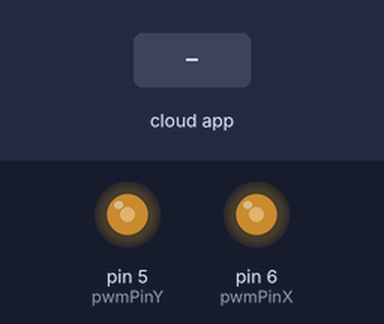
A sketch run on a simulated Arduino Uno, built with avr-gcc and run on an emulated ATmega328P. Parts: output pins drawn as LEDs (lit = HIGH). Inputs (shaded band) come from the test bench. The ROS host is connected and sends only what is stated.

Above: at 1.2 s.
1.3 s: the phone or cloud app sets channel_x to 0
At 2.5 s:
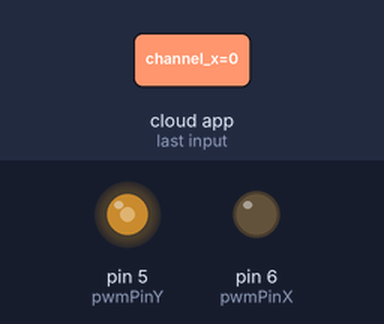
2.8 s: the phone or cloud app sets channel_y to 0
At 3.7 s:
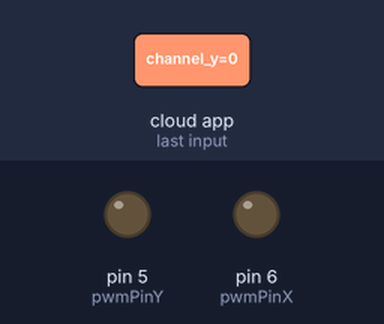
4.3 s: the phone or cloud app sets channel_x to 45
At 4.9 s:
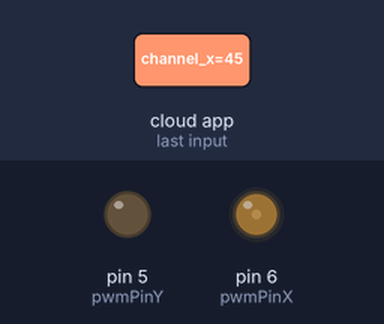
5.8 s: the phone or cloud app sets channel_y to 45
At 7.0 s:
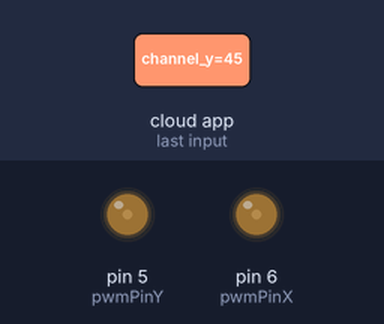
7.3 s: the phone or cloud app sets channel_x to 90
At 8.4 s:
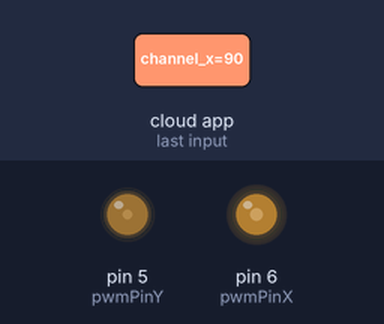
8.8 s: the phone or cloud app sets channel_y to 90
At 9.5 s:
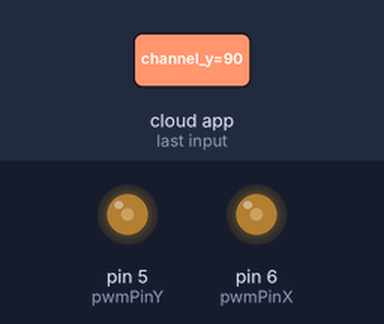
Timing chart, 0 to 11.3 s (numbered marks = the images above; inputs shaded):
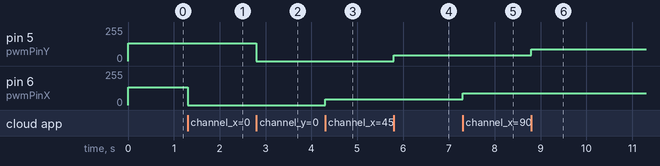

Measured:
- after the input at 1.3 s, pin 6 (pwmPinX): 135/255 → 0/255 at once
- after the input at 2.8 s, pin 5 (pwmPinY): 135/255 → 0/255 at once
- after the input at 4.3 s, pin 6 (pwmPinX): 0/255 → 45/255 at once
- after the input at 5.8 s, pin 5 (pwmPinY): 0/255 → 45/255 at once
- after the input at 7.3 s, pin 6 (pwmPinX): 45/255 → 90/255 at once
- after the input at 8.8 s, pin 5 (pwmPinY): 45/255 → 90/255 at once

The sketch:

moving.ino
```cpp
#include <ros.h>
#include <std_msgs/Int16.h>

#define pwmPinY 5
#define pwmPinX 6
#define stopped 135

void getDirectionFromTopicX(const std_msgs::Int16 &pwm)
{
  moveX(pwm.data);
}

void getDirectionFromTopicY(const std_msgs::Int16 &pwm)
{
  moveY(pwm.data);
}

ros::NodeHandle node;
ros::Subscriber<std_msgs::Int16> movement_x("channel_x", &getDirectionFromTopicX);
ros::Subscriber<std_msgs::Int16> movement_y("channel_y", &getDirectionFromTopicY);

void setup()
{
  Serial.begin(9600);
  pinMode(pwmPinY, OUTPUT);
  pinMode(pwmPinX, OUTPUT);
  analogWrite(pwmPinY, stopped);
  analogWrite(pwmPinX, stopped);
  node.initNode();
  node.subscribe(movement_x);
  node.subscribe(movement_y);
}

void loop()
{
  node.spinOnce();
}

void moveX(int pwm)
{
  analogWrite(pwmPinX, pwm);
}

void moveY(int pwm)
{
  analogWrite(pwmPinY, pwm);
}
```
